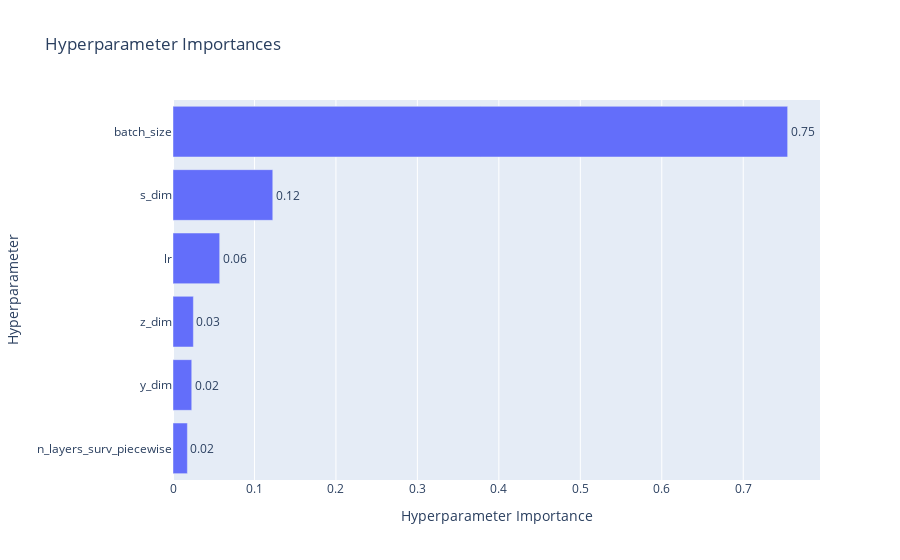

Write notebook code for a chart like this one.
### Code cell
# Learn which hyperparameters are affecting the trial duration with hyperparameter importance.
optuna.visualization.plot_param_importances(
    study, target=lambda t: t.duration.total_seconds(), target_name="duration"
)

### Figure 1 — Plotly figure (JSON) as saved in the notebook; plotly's stock layout.template omitted (floating-point values rounded to 4 significant figures)
{"data": [{"cliponaxis": false, "hovertemplate": ["n_layers_surv_piecewise (CategoricalDistribution): 0.017664051783712362<extra></extra>", "y_dim (IntDistribution): 0.023004592324002208<extra></extra>", "z_dim (IntDistribution): 0.025024297491883524<extra></extra>", "lr (CategoricalDistribution): 0.05731085765642238<extra></extra>", "s_dim (IntDistribution): 0.12248517375087163<extra></extra>", "batch_size (CategoricalDistribution): 0.7545110269931079<extra></extra>"], "name": "duration", "orientation": "h", "text": ["0.02", "0.02", "0.03", "0.06", "0.12", "0.75"], "textposition": "outside", "type": "bar", "x": [0.01766, 0.023, 0.02502, 0.05731, 0.1225, 0.7545], "y": ["n_layers_surv_piecewise", "y_dim", "z_dim", "lr", "s_dim", "batch_size"]}], "layout": {"title": {"text": "Hyperparameter Importances"}, "xaxis": {"title": {"text": "Hyperparameter Importance"}}, "yaxis": {"title": {"text": "Hyperparameter"}}}}
